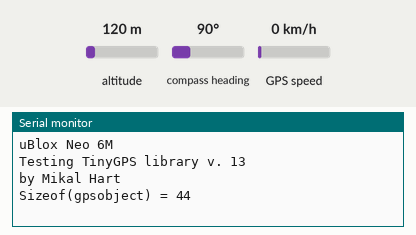
Simulated run of this sketch. Board: Arduino Uno, built with avr-gcc and run on an emulated ATmega328P. Parts: the last lines printed to the serial monitor. The inputs (shaded band) are chosen by the test bench; at power-on: altitude 120 m, compass heading 90°, GPS speed 0 km/h. The GPS gets a fix after 3 s at 37.7749, -122.4194 with 8 satellites.

Above: at 2.2 s.
2.3 s: altitude set to 105 m
At 3.33 s:
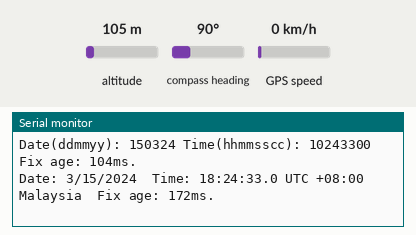
4.5 s: altitude set to 93 m
At 4.57 s:
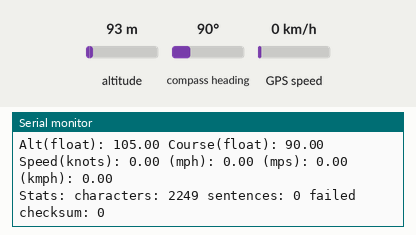
Timing chart, 0 to 7.5 s (numbered marks = the images above; inputs shaded):
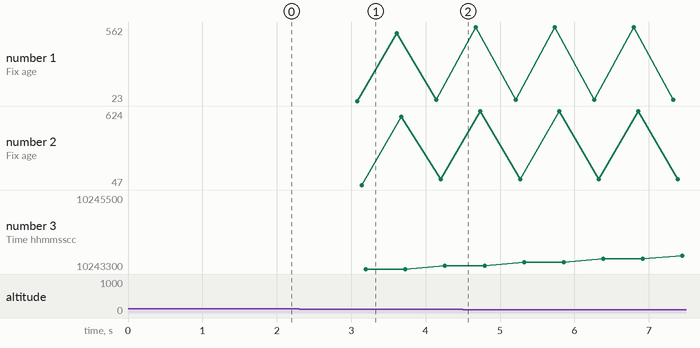

Measured:
- the behaviour switches between 100 and 99 m on altitude (found by bisection; images 1 and 2)

The sketch:

GPS_Code.ino
```cpp
/*********************
 *10 to GPS Module TX*
 *09 to GPS Module RX*
 *In the code, the values are inverted (RX is 10, Tx is 9)
 *********************/
#include <SoftwareSerial.h>
#include <TinyGPS.h>
SoftwareSerial mySerial(10, 9);
TinyGPS gps;
void gpsdump(TinyGPS &gps);
void printFloat(double f, int digits = 2);
void setup()
{
  // Oploen serial communications and wait for port to open:
  Serial.begin(9600);
  // set the data rate for the SoftwareSerial port
  mySerial.begin(9600);
  delay(1000);
  Serial.println("uBlox Neo 6M");
  Serial.print("Testing TinyGPS library v. "); Serial.println(TinyGPS::library_version());
  Serial.println("by Mikal Hart");
  Serial.println();
  Serial.print("Sizeof(gpsobject) = ");
  Serial.println(sizeof(TinyGPS));
  Serial.println();
}
void loop() // run over and over
{
  bool newdata = false;
  unsigned long start = millis();
  // Every 5 seconds we print an update
  while (millis() - start < 5000)
  {
    if (mySerial.available())
    {
      char c = mySerial.read();
      //Serial.print(c);  // uncomment to see raw GPS data
      if (gps.encode(c))
      {
        newdata = true;
        break;  // uncomment to print new data immediately!
      }
    }
  }

  if (newdata)
  {
    Serial.println("Acquired Data");
    Serial.println("-------------");
    gpsdump(gps);
    Serial.println("-------------");
    Serial.println();
  }

}
void gpsdump(TinyGPS &gps)
{
  long lat, lon;
  float flat, flon;
  unsigned long age, date, time, chars;
  int year;
  byte month, day, hour, minute, second, hundredths;
  unsigned short sentences, failed;
  gps.get_position(&lat, &lon, &age);
  Serial.print("Lat/Long(10^-5 deg): "); Serial.print(lat); Serial.print(", "); Serial.print(lon);
  Serial.print(" Fix age: "); Serial.print(age); Serial.println("ms.");

  // On Arduino, GPS characters may be lost during lengthy Serial.print()
  // On Teensy, Serial prints to USB, which has large output buffering and
  //   runs very fast, so it's not necessary to worry about missing 4800
  //   baud GPS characters.
  gps.f_get_position(&flat, &flon, &age);
  Serial.print("Lat/Long(float): "); printFloat(flat, 5); Serial.print(", "); printFloat(flon, 5);
    Serial.print(" Fix age: "); Serial.print(age); Serial.println("ms.");
  gps.get_datetime(&date, &time, &age);
  Serial.print("Date(ddmmyy): "); Serial.print(date); Serial.print(" Time(hhmmsscc): ");
    Serial.print(time);
  Serial.print(" Fix age: "); Serial.print(age); Serial.println("ms.");
  gps.crack_datetime(&year, &month, &day, &hour, &minute, &second, &hundredths, &age);
  Serial.print("Date: "); Serial.print(static_cast<int>(month)); Serial.print("/");
    Serial.print(static_cast<int>(day)); Serial.print("/"); Serial.print(year);
  Serial.print("  Time: "); Serial.print(static_cast<int>(hour+8));  Serial.print(":"); //Serial.print("UTC +08:00 Malaysia");
    Serial.print(static_cast<int>(minute)); Serial.print(":"); Serial.print(static_cast<int>(second));
    Serial.print("."); Serial.print(static_cast<int>(hundredths)); Serial.print(" UTC +08:00 Malaysia");
  Serial.print("  Fix age: ");  Serial.print(age); Serial.println("ms.");
  Serial.print("Alt(cm): "); Serial.print(gps.altitude()); Serial.print(" Course(10^-2 deg): ");
    Serial.print(gps.course()); Serial.print(" Speed(10^-2 knots): "); Serial.println(gps.speed());
  Serial.print("Alt(float): "); printFloat(gps.f_altitude()); Serial.print(" Course(float): ");
    printFloat(gps.f_course()); Serial.println();
  Serial.print("Speed(knots): "); printFloat(gps.f_speed_knots()); Serial.print(" (mph): ");
    printFloat(gps.f_speed_mph());
  Serial.print(" (mps): "); printFloat(gps.f_speed_mps()); Serial.print(" (kmph): ");
    printFloat(gps.f_speed_kmph()); Serial.println();
  gps.stats(&chars, &sentences, &failed);
  Serial.print("Stats: characters: "); Serial.print(chars); Serial.print(" sentences: ");
    Serial.print(sentences); Serial.print(" failed checksum: "); Serial.println(failed);
}
void printFloat(double number, int digits)
{
  // Handle negative numbers
  if (number < 0.0)
  {
     Serial.print('-');
     number = -number;
  }
  // Round correctly so that print(1.999, 2) prints as "2.00"
  double rounding = 0.5;
  for (uint8_t i=0; i<digits; ++i)
    rounding /= 10.0;

  number += rounding;
  // Extract the integer part of the number and print it
  unsigned long int_part = (unsigned long)number;
  double remainder = number - (double)int_part;
  Serial.print(int_part);
  // Print the decimal point, but only if there are digits beyond
  if (digits > 0)
    Serial.print(".");
  // Extract digits from the remainder one at a time
  while (digits-- > 0)
  {
    remainder *= 10.0;
    int toPrint = int(remainder);
    Serial.print(toPrint);
    remainder -= toPrint;
  }
}
```

TinyGPS.h.ino
```cpp
// (licence header left out)
#ifndef TinyGPS_h
#define TinyGPS_h

#if defined(ARDUINO) && ARDUINO >= 100
#include "Arduino.h"
#else
#include "WProgram.h"
#endif

#include <stdlib.h>

#define _GPS_VERSION 13 // software version of this library
#define _GPS_MPH_PER_KNOT 1.15077945
#define _GPS_MPS_PER_KNOT 0.51444444
#define _GPS_KMPH_PER_KNOT 1.852
#define _GPS_MILES_PER_METER 0.00062137112
#define _GPS_KM_PER_METER 0.001
// #define _GPS_NO_STATS

class TinyGPS
{
public:
  enum {
    GPS_INVALID_AGE = 0xFFFFFFFF,      GPS_INVALID_ANGLE = 999999999,
    GPS_INVALID_ALTITUDE = 999999999,  GPS_INVALID_DATE = 0,
    GPS_INVALID_TIME = 0xFFFFFFFF,     GPS_INVALID_SPEED = 999999999,
    GPS_INVALID_FIX_TIME = 0xFFFFFFFF, GPS_INVALID_SATELLITES = 0xFF,
    GPS_INVALID_HDOP = 0xFFFFFFFF
  };

  static const float GPS_INVALID_F_ANGLE, GPS_INVALID_F_ALTITUDE, GPS_INVALID_F_SPEED;

  TinyGPS();
  bool encode(char c); // process one character received from GPS
  TinyGPS &operator << (char c) {encode(c); return *this;}

  // lat/long in MILLIONTHs of a degree and age of fix in milliseconds
  // (note: versions 12 and earlier gave lat/long in 100,000ths of a degree.
  void get_position(long *latitude, long *longitude, unsigned long *fix_age = 0);

  // date as ddmmyy, time as hhmmsscc, and age in milliseconds
  void get_datetime(unsigned long *date, unsigned long *time, unsigned long *age = 0);

  // signed altitude in centimeters (from GPGGA sentence)
  inline long altitude() { return _altitude; }

  // course in last full GPRMC sentence in 100th of a degree
  inline unsigned long course() { return _course; }

  // speed in last full GPRMC sentence in 100ths of a knot
  inline unsigned long speed() { return _speed; }

  // satellites used in last full GPGGA sentence
  inline unsigned short satellites() { return _numsats; }

  // horizontal dilution of precision in 100ths
  inline unsigned long hdop() { return _hdop; }

  void f_get_position(float *latitude, float *longitude, unsigned long *fix_age = 0);
  void crack_datetime(int *year, byte *month, byte *day,
    byte *hour, byte *minute, byte *second, byte *hundredths = 0, unsigned long *fix_age = 0);
  float f_altitude();
  float f_course();
  float f_speed_knots();
  float f_speed_mph();
  float f_speed_mps();
  float f_speed_kmph();

  static int library_version() { return _GPS_VERSION; }

  static float distance_between (float lat1, float long1, float lat2, float long2);
  static float course_to (float lat1, float long1, float lat2, float long2);
  static const char *cardinal(float course);

#ifndef _GPS_NO_STATS
  void stats(unsigned long *chars, unsigned short *good_sentences, unsigned short *failed_cs);
#endif

private:
  enum {_GPS_SENTENCE_GPGGA, _GPS_SENTENCE_GPRMC, _GPS_SENTENCE_OTHER};

  // properties
  unsigned long _time, _new_time;
  unsigned long _date, _new_date;
  long _latitude, _new_latitude;
  long _longitude, _new_longitude;
  long _altitude, _new_altitude;
  unsigned long  _speed, _new_speed;
  unsigned long  _course, _new_course;
  unsigned long  _hdop, _new_hdop;
  unsigned short _numsats, _new_numsats;

  unsigned long _last_time_fix, _new_time_fix;
  unsigned long _last_position_fix, _new_position_fix;

  // parsing state variables
  byte _parity;
  bool _is_checksum_term;
  char _term[15];
  byte _sentence_type;
  byte _term_number;
  byte _term_offset;
  bool _gps_data_good;

#ifndef _GPS_NO_STATS
  // statistics
  unsigned long _encoded_characters;
  unsigned short _good_sentences;
  unsigned short _failed_checksum;
  unsigned short _passed_checksum;
#endif

  // internal utilities
  int from_hex(char a);
  unsigned long parse_decimal();
  unsigned long parse_degrees();
  bool term_complete();
  bool gpsisdigit(char c) { return c >= '0' && c <= '9'; }
  long gpsatol(const char *str);
  int gpsstrcmp(const char *str1, const char *str2);
};

#if !defined(ARDUINO)
// Arduino 0012 workaround
#undef int
#undef char
#undef long
#undef byte
#undef float
#undef abs
#undef round
#endif

#endif
```
